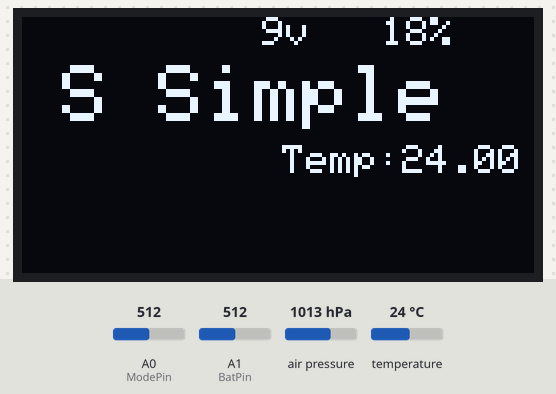
A sketch run on a simulated Arduino Uno, built with avr-gcc and run on an emulated ATmega328P. Parts: 128×64 one-colour display. Wiring (inferred from the names in the program): SSD1306 OLED at I2C address 0x3C. Inputs (shaded band) come from the test bench; at power-on: A0 (ModePin) = 512, A1 (BatPin) = 512, air pressure 1013 hPa, temperature 24 °C.

Above: at 5.5 s.
5.6 s: A0 (ModePin) set to 494
At 7.6 s:
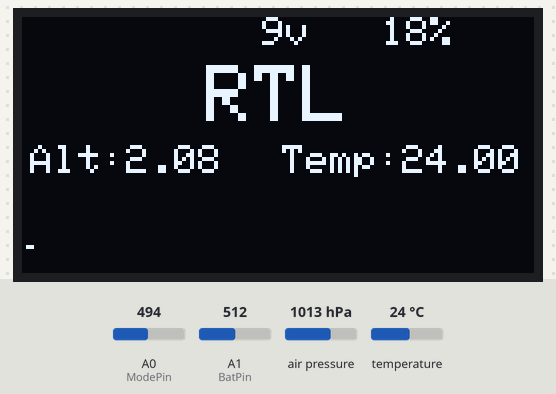
8.6 s: A1 (BatPin) set to 479
At 10.6 s:
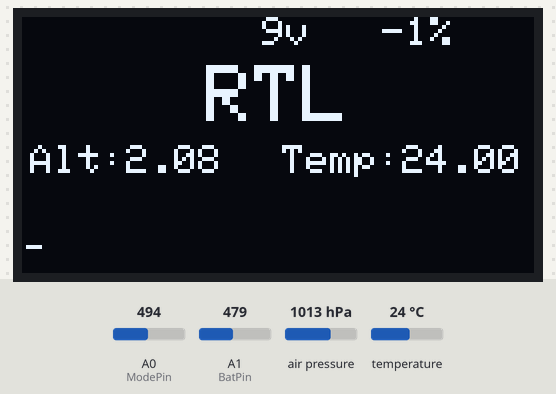
11.6 s: A1 (BatPin) set to 400
At 12.9 s:
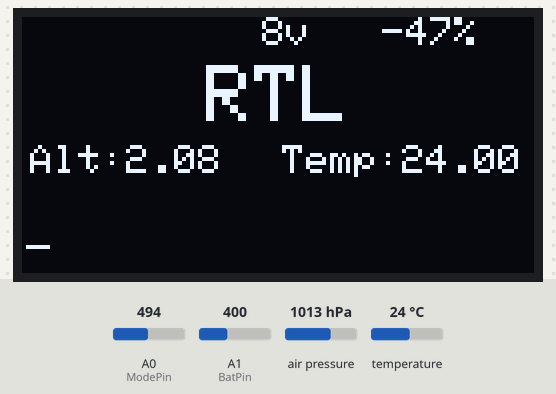
14.6 s: A0 (ModePin) set to 375
16.3 s: A0 (ModePin) set to 355
At 17.8 s:
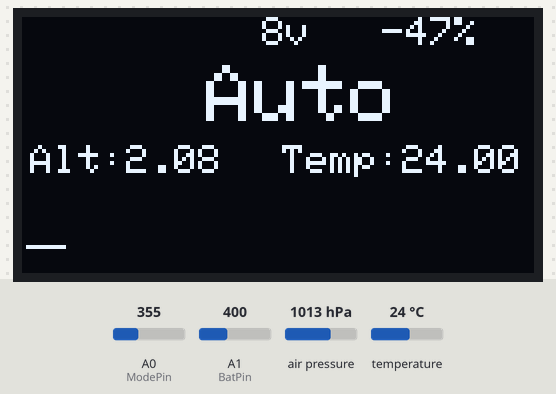
19.3 s: air pressure set to 975 hPa
At 21.6 s:
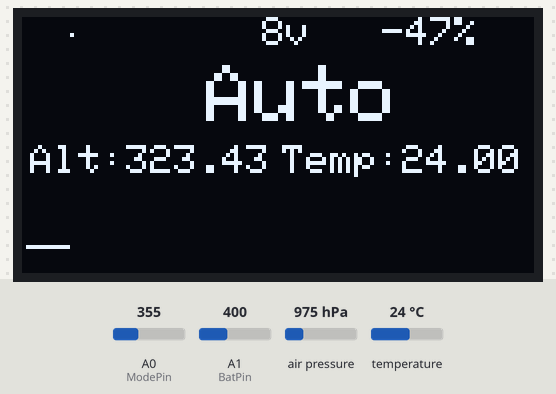
Timing chart, 0 to 23.1 s (numbered marks = the images above; inputs shaded):
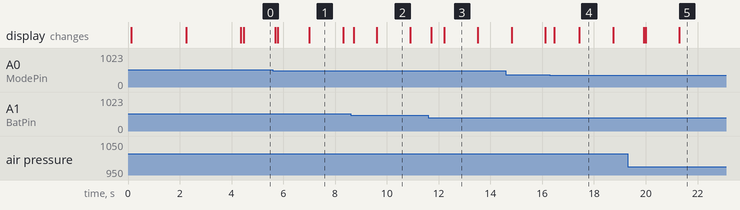

The sketch:

ModeDisplay9x_v106.ino
```cpp
// (licence header left out)
#include <Wire.h>
#include <BMP085.h>

BMP085 dps = BMP085();
long Temperature = 0, Pressure = 0, Altitude = 0;

#include <GOFi2cOLED.h>
GOFi2cOLED GOFoled;
int x=0;
int y=40;

int ModePin = A0;    // select the input pin for the Mode Potentiometer
int BatPin = A1; // 15k 3k

int pos = 0;

void setup()
{
  Wire.begin();
  dps.init();

  // default slave address is 0x3D
  GOFoled.init(0x3C);  //initialze  OLED display
  //GOFoled.setRotation(2); //upsidedown
  GOFoled.display(); // show splashscreen
  delay(2000);
  //GOFoled.clearDisplay();

  GOFoled.setTextSize(1);
  GOFoled.setTextColor(WHITE);
  GOFoled.setCursor(0,55);

  GOFoled.print("V ");
  //GOFoled.println(-1234);
  GOFoled.print(1.06);
  GOFoled.display();
  delay(2000);
  GOFoled.clearDisplay();
  GOFoled.display();
}

const unsigned int number_of_modes = 6;
char *modes[number_of_modes] = {"Stabilise", "Alt Hold", " Loiter", "   Auto", "   RTL", "S Simple"};

   static unsigned int mode_index = 10;
   static unsigned int mode_index_previous = 10;

   const int numReadings = 10.0;

int readings[numReadings];      // the readings from the analog input
int readIndex = 0;              // the index of the current reading
long total = 0;                  // the running total
long average = 0;                // the average

void CheckMode(){

  int val = analogRead(ModePin);
   //val = map(val, 0, 1023, 0, 4); input value range shifted to allow for battery type
   //int val = 950;
   int temp = map(val, 0, 610, 0, 500);


   if (temp <= 80) {
     mode_index = 0;
   } else if (temp <= 140) {
     mode_index = 1;
   } else if (temp <= 230) {
     mode_index = 2;
   } else if (temp <= 300) {
     mode_index = 3;
   } else if (temp <= 410) {
     mode_index = 4;
   } else {
     mode_index = 5;
   }

 if (mode_index != mode_index_previous) {
      mode_index_previous = mode_index;
      //active = 1;
      //LcdClearLn(0);
      GOFoled.clearArea(10,12,116,17); //fill rectangle x,y,w,h
      GOFoled.setCursor(10,12);
      GOFoled.setTextSize(2);
      GOFoled.print(String(modes[mode_index]));
      GOFoled.setTextSize(1);
  }
}

void Graph(void){

  pos++;
  if(pos>=128){
    pos=0;
  }

     //display altitude
      GOFoled.clearArea(2,32,62,7); //fill rectangle x,y,w,h
      GOFoled.setCursor(2,32);
      GOFoled.print("Alt:");
      GOFoled.print(average/100.0);

    int number = map(average, -750, 750, 45, 64);
    GOFoled.drawPixel( pos, number, WHITE);
    GOFoled.clearArea(pos+1,45,14,19); //fill rectangle x,y,w,h
}


void clearline(int indent, int line, int letters)
{
  //clear line
  GOFoled.clearArea(indent,line*7,letters*5,7); //fill rectangle x,y,w,h

}

void loop()
{


  //mode display
  CheckMode();

  //battery display 15k 3k
  clearline(60,0,15);
  GOFoled.setCursor(60,0);
  GOFoled.print(map(analogRead(BatPin),481,652,9.2,12.6));
  GOFoled.print("v");
  GOFoled.setCursor(90,0);
  GOFoled.print(map(analogRead(BatPin),481,652,0,100));
  GOFoled.print("%");

  //temp display
  dps.getTemperature(&Temperature);
  //clearline(65,32,11);
  GOFoled.clearArea(65,32,63,7); //fill rectangle x,y,w,h
  GOFoled.setCursor(65,32);
  GOFoled.print("Temp:");
  GOFoled.print(Temperature/10.0);

  //graph altitude
  dps.getAltitude(&Altitude);
  // subtract the last reading:
  total = total - readings[readIndex];
  // read from the sensor:
  readings[readIndex] = Altitude;
  // add the reading to the total:
  total = total + readings[readIndex];
  // advance to the next position in the array:
  readIndex = readIndex + 1;
  // if we're at the end of the array...
  if (readIndex >= numReadings){
    // ...wrap around to the beginning:
    readIndex = 0;
    // calculate the average:
    average = total / numReadings;
    // send it to the computer as ASCII digits
    Graph();
  }


  GOFoled.display();
  //delay(10);

}
```

Measured:
- the behaviour switches between 502 and 501 on A0 (ModePin) (found by bisection; images 0 and 1)
- the behaviour switches between 480 and 479 on A1 (BatPin) (found by bisection; images 1 and 2)
- the behaviour switches between 368 and 367 on A0 (ModePin) (found by bisection; images 3 and 4)
- after the input at 5.6 s, the display: first differs from a run without the input after 0.18 s (image 1 shows a later state)
- after the input at 8.6 s, the display: first changes after 0.12 s (image 2 shows a later state)
- after the input at 11.6 s, the display: first changes after 0.11 s (image 3 shows a later state)
- after the input at 16.3 s, the display: first changes after 0.16 s (image 4 shows a later state)
- after the input at 19.3 s, the display: first changes after 0.63 s (image 5 shows a later state)
